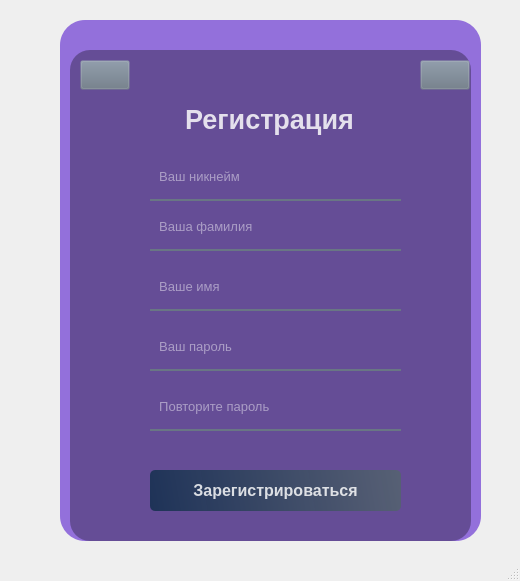
<?xml version="1.0" encoding="UTF-8"?>
<ui version="4.0">
 <class>MainWindow</class>
 <widget class="QMainWindow" name="MainWindow">
  <property name="geometry">
   <rect>
    <x>0</x>
    <y>0</y>
    <width>520</width>
    <height>581</height>
   </rect>
  </property>
  <property name="font">
   <font>
    <weight>75</weight>
    <bold>true</bold>
   </font>
  </property>
  <property name="windowTitle">
   <string>MainWindow</string>
  </property>
  <widget class="QWidget" name="centralwidget">
   <widget class="QWidget" name="widget" native="true">
    <property name="geometry">
     <rect>
      <x>30</x>
      <y>10</y>
      <width>451</width>
      <height>541</height>
     </rect>
    </property>
    <property name="styleSheet">
     <string notr="true">QPushButton#pb_login{
	background-color: qlineargradient(spread:pad, x1:0, y1:0.505682, x2:1, y2:0.477, stop:0 rgba(20, 47, 78, 219), stop:1 rgba(85, 98, 112, 226));
	color: rgba(255, 255, 255, 210);
	border-radius: 5px;
}
QPushButton#pb_login:hover{
	background-color: qlineargradient(spread:pad, x1:0, y1:0.505682, x2:1, y2:0.477, stop:0 rgba(40, 67, 98, 219), stop:1 rgba(105, 118, 132, 226));
}
QPushButton#pb_login:pressed{
	padding-left: 2px;
	padding-top: 2px;
	background-color: rgba(105, 118, 132, 200);
}

QPushButton#pb_regist{
	background-color: qlineargradient(spread:pad, x1:0, y1:0.505682, x2:1, y2:0.477, stop:0 rgba(20, 47, 78, 219), stop:1 rgba(85, 98, 112, 226));
	color: rgba(255, 255, 255, 210);
	border-radius: 5px;
}
QPushButton#pb_regist:hover{
	background-color: qlineargradient(spread:pad, x1:0, y1:0.505682, x2:1, y2:0.477, stop:0 rgba(40, 67, 98, 219), stop:1 rgba(105, 118, 132, 226));
}
QPushButton#pb_regist:pressed{
	padding-left: 2px;
	padding-top: 2px;
	background-color: rgba(105, 118, 132, 200);
}

QPushButton#pb_for{
	background-color: rgba(105, 118, 132, 0);
	color: rgba(255, 255, 255, 210);
	border-radius: 5px;
}
QPushButton#pb_for:pressed{
	padding-left: 2px;
	padding-top: 2px;
}

QPushButton#pb_back{
	background-color: rgba(105, 118, 132, 0);
}
QPushButton#pb_back:pressed{
	padding-left: 2px;
	padding-top: 2px;
}

QPushButton#pb_close{
	background-color: rgba(105, 118, 132, 0);
}
QPushButton#pb_close:pressed{
	padding-left: 3px;
	padding-top: 3px;
}</string>
    </property>
    <widget class="QLabel" name="back">
     <property name="geometry">
      <rect>
       <x>30</x>
       <y>10</y>
       <width>421</width>
       <height>521</height>
      </rect>
     </property>
     <property name="styleSheet">
      <string notr="true">background-color: #9370DB;
border-radius: 25px;</string>
     </property>
     <property name="text">
      <string/>
     </property>
    </widget>
    <widget class="QLabel" name="front">
     <property name="geometry">
      <rect>
       <x>40</x>
       <y>40</y>
       <width>401</width>
       <height>491</height>
      </rect>
     </property>
     <property name="styleSheet">
      <string notr="true">background-color: rgba(0, 0, 0, 80);
border-radius: 20px;</string>
     </property>
     <property name="text">
      <string/>
     </property>
    </widget>
    <widget class="QLabel" name="login">
     <property name="geometry">
      <rect>
       <x>139</x>
       <y>90</y>
       <width>201</width>
       <height>40</height>
      </rect>
     </property>
     <property name="font">
      <font>
       <pointsize>20</pointsize>
       <weight>75</weight>
       <bold>true</bold>
      </font>
     </property>
     <property name="layoutDirection">
      <enum>Qt::LeftToRight</enum>
     </property>
     <property name="styleSheet">
      <string notr="true">color: rgba(255, 255, 255, 210);</string>
     </property>
     <property name="text">
      <string>&lt;html&gt;&lt;head/&gt;&lt;body&gt;&lt;p align=&quot;center&quot;&gt;Регистрация&lt;/p&gt;&lt;/body&gt;&lt;/html&gt;</string>
     </property>
    </widget>
    <widget class="QLineEdit" name="user_name">
     <property name="geometry">
      <rect>
       <x>120</x>
       <y>150</y>
       <width>251</width>
       <height>41</height>
      </rect>
     </property>
     <property name="font">
      <font>
       <pointsize>10</pointsize>
       <weight>50</weight>
       <bold>false</bold>
      </font>
     </property>
     <property name="styleSheet">
      <string notr="true">background-color: rgba(0, 0, 0, 0);
border: none;
border-bottom: 2px solid rgba(105, 118, 132, 255);
color: rgba(255, 255, 255, 230);
padding-bottom: 7px;</string>
     </property>
     <property name="placeholderText">
      <string>  Ваш никнейм</string>
     </property>
    </widget>
    <widget class="QLineEdit" name="user_password">
     <property name="geometry">
      <rect>
       <x>120</x>
       <y>200</y>
       <width>251</width>
       <height>41</height>
      </rect>
     </property>
     <property name="font">
      <font>
       <pointsize>10</pointsize>
      </font>
     </property>
     <property name="styleSheet">
      <string notr="true">background-color: rgba(0, 0, 0, 0);
border: none;
border-bottom: 2px solid rgba(105, 118, 132, 255);
color: rgba(255, 255, 255, 230);
padding-bottom: 7px;</string>
     </property>
     <property name="echoMode">
      <enum>QLineEdit::Password</enum>
     </property>
     <property name="placeholderText">
      <string>  Ваша фамилия</string>
     </property>
    </widget>
    <widget class="QPushButton" name="pb_back">
     <property name="geometry">
      <rect>
       <x>50</x>
       <y>50</y>
       <width>50</width>
       <height>30</height>
      </rect>
     </property>
     <property name="text">
      <string/>
     </property>
     <property name="icon">
      <iconset>
       <normaloff>../right-arrows.png</normaloff>../right-arrows.png</iconset>
     </property>
     <property name="iconSize">
      <size>
       <width>30</width>
       <height>30</height>
      </size>
     </property>
    </widget>
    <widget class="QPushButton" name="pb_close">
     <property name="geometry">
      <rect>
       <x>390</x>
       <y>50</y>
       <width>50</width>
       <height>30</height>
      </rect>
     </property>
     <property name="font">
      <font>
       <weight>75</weight>
       <bold>true</bold>
      </font>
     </property>
     <property name="text">
      <string/>
     </property>
     <property name="icon">
      <iconset>
       <normaloff>../close.png</normaloff>../close.png</iconset>
     </property>
     <property name="iconSize">
      <size>
       <width>20</width>
       <height>20</height>
      </size>
     </property>
    </widget>
    <widget class="QPushButton" name="pb_regist">
     <property name="enabled">
      <bool>true</bool>
     </property>
     <property name="geometry">
      <rect>
       <x>120</x>
       <y>460</y>
       <width>251</width>
       <height>41</height>
      </rect>
     </property>
     <property name="font">
      <font>
       <pointsize>12</pointsize>
       <weight>75</weight>
       <italic>false</italic>
       <bold>true</bold>
       <underline>false</underline>
       <strikeout>false</strikeout>
       <kerning>true</kerning>
      </font>
     </property>
     <property name="cursor">
      <cursorShape>ArrowCursor</cursorShape>
     </property>
     <property name="mouseTracking">
      <bool>false</bool>
     </property>
     <property name="styleSheet">
      <string notr="true"/>
     </property>
     <property name="text">
      <string>Зарегистрироваться</string>
     </property>
    </widget>
    <widget class="QLineEdit" name="user_password_2">
     <property name="geometry">
      <rect>
       <x>120</x>
       <y>260</y>
       <width>251</width>
       <height>41</height>
      </rect>
     </property>
     <property name="font">
      <font>
       <pointsize>10</pointsize>
      </font>
     </property>
     <property name="styleSheet">
      <string notr="true">background-color: rgba(0, 0, 0, 0);
border: none;
border-bottom: 2px solid rgba(105, 118, 132, 255);
color: rgba(255, 255, 255, 230);
padding-bottom: 7px;</string>
     </property>
     <property name="echoMode">
      <enum>QLineEdit::Password</enum>
     </property>
     <property name="placeholderText">
      <string>  Ваше имя</string>
     </property>
    </widget>
    <widget class="QLineEdit" name="user_password_3">
     <property name="geometry">
      <rect>
       <x>120</x>
       <y>320</y>
       <width>251</width>
       <height>41</height>
      </rect>
     </property>
     <property name="font">
      <font>
       <pointsize>10</pointsize>
      </font>
     </property>
     <property name="styleSheet">
      <string notr="true">background-color: rgba(0, 0, 0, 0);
border: none;
border-bottom: 2px solid rgba(105, 118, 132, 255);
color: rgba(255, 255, 255, 230);
padding-bottom: 7px;</string>
     </property>
     <property name="echoMode">
      <enum>QLineEdit::Password</enum>
     </property>
     <property name="placeholderText">
      <string>  Ваш пароль</string>
     </property>
    </widget>
    <widget class="QLineEdit" name="user_password_4">
     <property name="geometry">
      <rect>
       <x>120</x>
       <y>380</y>
       <width>251</width>
       <height>41</height>
      </rect>
     </property>
     <property name="font">
      <font>
       <pointsize>10</pointsize>
      </font>
     </property>
     <property name="styleSheet">
      <string notr="true">background-color: rgba(0, 0, 0, 0);
border: none;
border-bottom: 2px solid rgba(105, 118, 132, 255);
color: rgba(255, 255, 255, 230);
padding-bottom: 7px;</string>
     </property>
     <property name="echoMode">
      <enum>QLineEdit::Password</enum>
     </property>
     <property name="placeholderText">
      <string>  Повторите пароль</string>
     </property>
    </widget>
   </widget>
  </widget>
  <widget class="QStatusBar" name="statusbar"/>
 </widget>
 <resources/>
 <connections/>
</ui>
